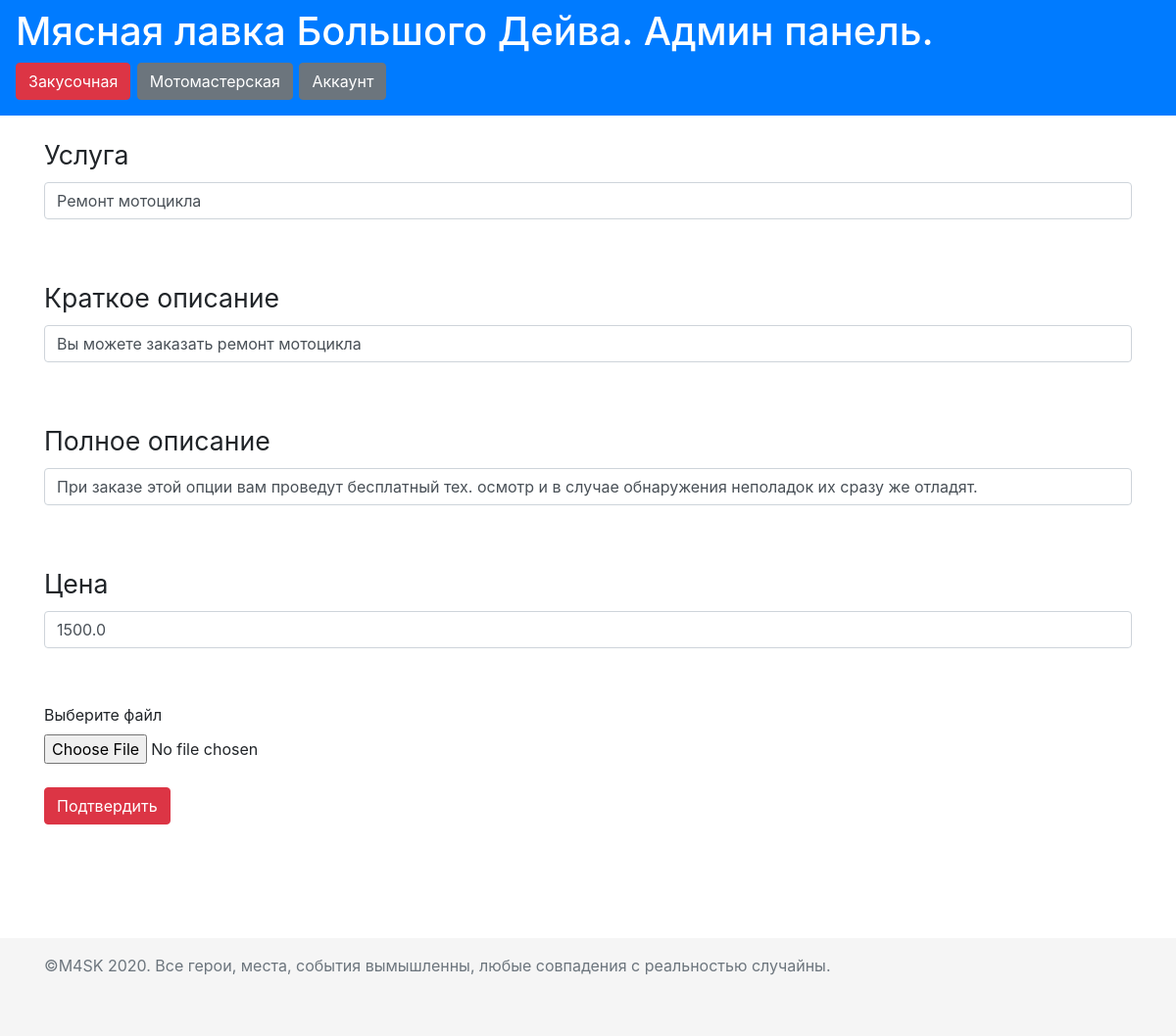
Screenshot of /admin/motorcycle_workshop/2 (signed in) with the database file from the repository.
### data/Services.py (models this page shows, shortened)
class Services(SqlAlchemyBase, UserMixin, SerializerMixin):
    __tablename__ = 'services'
    id = sqlalchemy.Column(sqlalchemy.Integer, primary_key=True, autoincrement=True)
    photo = sqlalchemy.Column(sqlalchemy.String)
    name = sqlalchemy.Column(sqlalchemy.String, nullable=True)
    short_description = sqlalchemy.Column(sqlalchemy.String, nullable=True)
    full_description = sqlalchemy.Column(sqlalchemy.String, nullable=True)
    price = sqlalchemy.Column(sqlalchemy.Float, nullable=True)
    cart = orm.relation("Cart", back_populates='services')
    comment = orm.relation("Comment", back_populates='services')

### flask_app.py (the view, shortened to what this page needs)
    @app.route('/admin/motorcycle_workshop/<int:id>', methods=['GET', 'POST'])
    def redact_service(id):
        if current_user.status != 'admin':
            return redirect('/')
        else:
            form = admin_form.Add_Services()
            if request.method == "GET":
                session = db_session.create_session()
                services = session.query(Services).filter(Services.id == id).first()
                if services:
                    form.name.data = services.name
                    form.short_description.data = services.short_description
                    form.full_description.data = services.full_description
                    form.price.data = services.price
                else:
                    abort(404)
            return render_template('admin-panel_eatery_add_dish.html', form=form)

### data/admin_form.py
class Add_Services(FlaskForm):
    name = StringField('Услуга', validators=[DataRequired()])
    short_description = StringField('Краткое описание', validators=[DataRequired()])
    full_description = StringField('Полное описание', validators=[DataRequired()])
    price = IntegerField('Цена', validators=[DataRequired()])
    photo = StringField('Фото')
    submit = SubmitField('Подтвердить')

### data/db_session.py (called while the page is built)
def create_session() -> Session:
    global __factory
    return __factory()

### templates/admin-panel_eatery_add_dish.html (shortened to what this page needs)
{% extends "admin-panel_base.html" %}
{% block content %}
<form action="" method="post" enctype="multipart/form-data">
    <p>
        {{ form.name.label }}<br>
        {{ form.name(class="form-control") }}<br>
    </p>
    <p>
        {{ form.short_description.label }}<br>
        {{ form.short_description(class="form-control") }}<br>
    </p>
    <p>
        {{ form.full_description.label }}<br>
        {{ form.full_description(class="form-control") }}<br>
    </p>
    <p>
        {{ form.price.label }}<br>
        {{ form.price(class="form-control") }}<br>
    </p>
    <label for="photo">Выберите файл</label>
    <input type="file" class="form-control-file" id="photo" name="file">
    <p>{{ form.submit(type="submit", class="btn btn-danger") }}</p>
</form>
{% endblock %}

### static/css/style.css (style rules this page uses)
p { margin-top: 20px; font-size: 20pt; font-style: Lato-Light }

### rows the page displays
Services: name "Ремонт мотоцикла", short_description "Вы можете заказать ремонт мотоцикла", full_description "При заказе этой опции вам проведут бесплатный тех. осмотр и в случае обнаружения неполадок их сразу же отладят.", price "1500.0"
